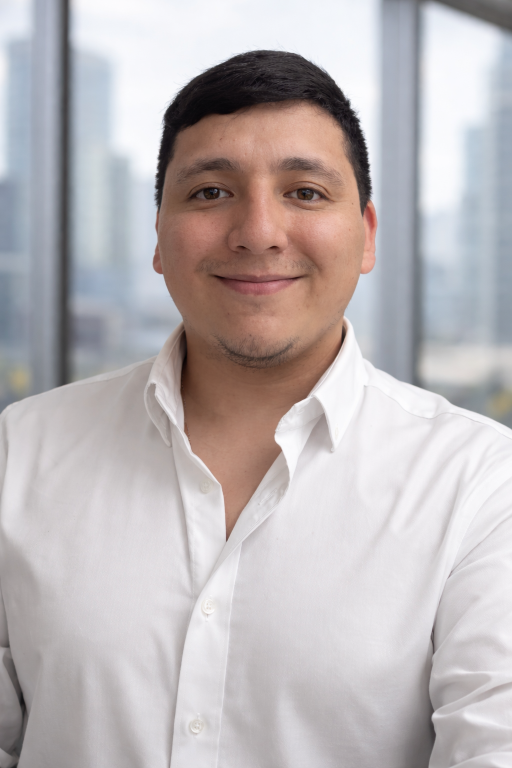
#> input picture khristian-garcia.png, 1024 x 1536 px, given in place of khristian-portrait.jpg, which was not available (shown at 1/2 size)
$ python ink-assets.py ../khristian-garcia.png
#> lines starting #> are read from the running program, lines starting #| are printed output that depends on the picture; after the words box and inside, x2 and y2 are one past the last pixel; in counts of white or black regions, pixels touching at a corner belong together
"""
Builds the "ink" art set from the Flux 2 Klein engravings (D:/AI/cv-out/ink-*.png|jpg)
and the portrait. One source, two outputs per image:

  public/ink/<name>.webp      ink as an alpha mask (black + alpha). The site tints it
                              with CSS `mask-image` + `background-color: var(--ink)`,
                              so one file works in the light and the dark theme.
  public/ink/pdf/<name>.jpg   the same ink already in the PDF's navy on the PDF's
                              paper, since react-pdf has no blend modes or masks.

The portrait becomes a duotone (ink -> paper) inside an oval, like a banknote
portrait, in both forms.

Run: python scripts/ink-assets.py [D:/AI/cv-out]
Requires: pip install pillow numpy
"""
import os
import sys

import numpy as np
from PIL import Image, ImageDraw, ImageFilter

SRC = sys.argv[1] if len(sys.argv) > 1 else r"D:\AI\cv-out"
OUT = os.path.join("public", "ink")
OUT_PDF = os.path.join(OUT, "pdf")

INK = (0x16, 0x21, 0x3E)
PAPER = (0xF5, 0xF6, 0xF8)

def hexrgb(h: str):
    return tuple(int(h[i:i + 2], 16) for i in (1, 3, 5))


# The industry inks of src/data/ink.ts (INK_HEX), as printed on the PDF's paper
TONE = {k: hexrgb(v) for k, v in {
    "teal": "#0B7A75", "blue": "#1F4FA3", "coral": "#C42B47", "violet": "#6A3FA0", "green": "#2E7D4A",
}.items()}

# The hero is printed in two inks like a banknote: blue sky and volcano, navy
# town, the terracotta tile roofs of Antigua in coral. (stop, rgb) top to bottom.
HERO_INKS = [(0.0, TONE["blue"]), (0.40, TONE["blue"]), (0.6, INK), (0.7, INK), (0.8, TONE["coral"]), (1.0, TONE["coral"])]

# name -> (output width in px, fade the left side for the headline/portrait, ink)
SET = {
    "ink-hero": (1400, True, HERO_INKS),
    "ink-remesas": (400, False, TONE["teal"]),
    "ink-fintech": (400, False, TONE["blue"]),
    "ink-bi": (400, False, TONE["blue"]),
    "ink-data": (400, False, TONE["blue"]),
    "ink-barberia": (400, False, TONE["coral"]),
    "ink-bienestar": (400, False, TONE["green"]),
    "ink-educacion": (400, False, TONE["violet"]),
}


# [61 lines left out: functions ink_field, ink_alpha, edge_fade, crop_to_ink, save_pair, not called in this run]


def portrait():
    src = Image.open(os.path.join("public", "me", "khristian-portrait.jpg")).convert("L")
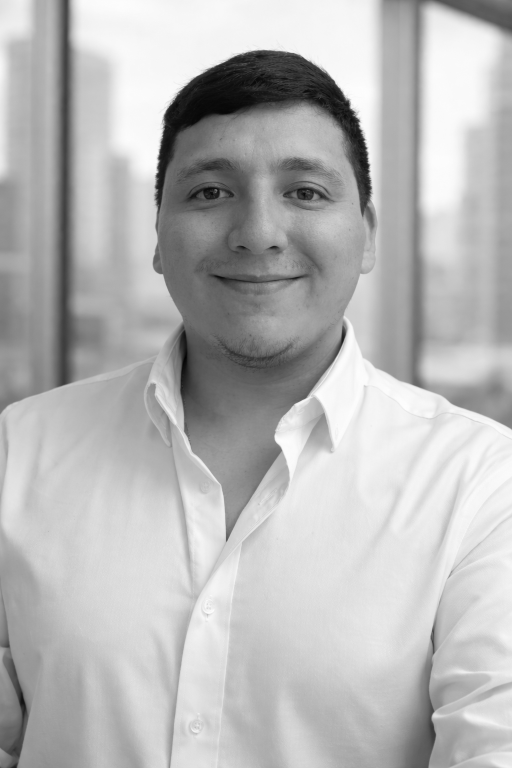
#> src: PIL image 1024x1536 L (shown at 1/2 size); min 1, max 253, mean 183.1
    w, h = src.size
#> w = 1024; h = 1536
    # Banknote portraits are ovals a little taller than wide; keep head and shoulders
    # Zoomed out enough that the oval clears the top of the head
    crop = src.crop((10, 0, w - 10, round((w - 20) * 1.25)))
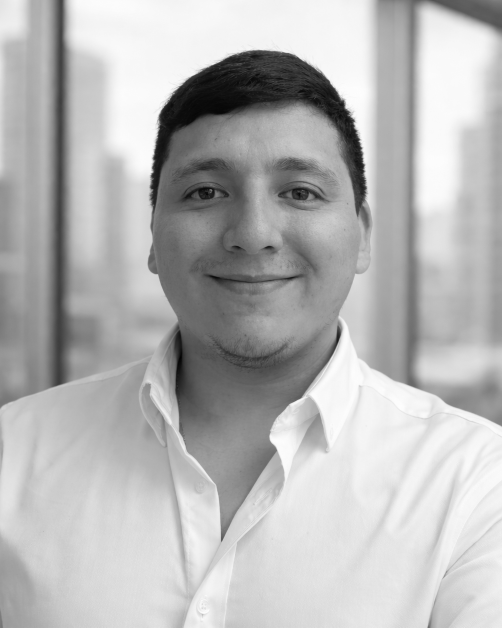
#> crop: PIL image 1004x1255 L (shown at 1/2 size); min 1, max 253, mean 182.2
    crop = crop.resize((480, 600), Image.LANCZOS)
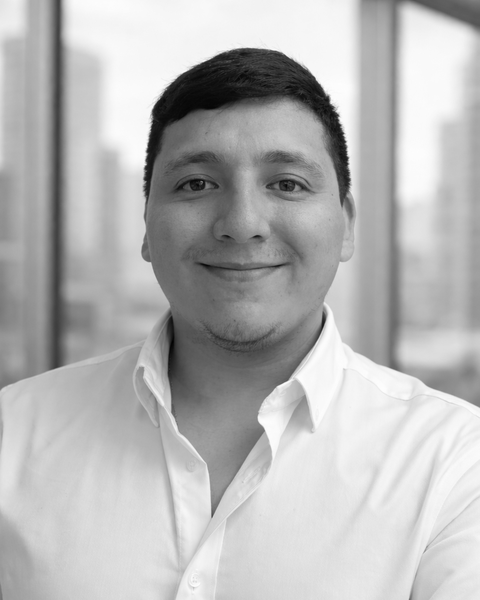
#> crop: PIL image 480x600 L; min 1, max 253, mean 182.2
    g = np.asarray(crop, np.float32) / 255.0
    g = np.clip((g - 0.06) / 0.88, 0, 1) ** 0.95  # keep skin tones out of the mud
    duo = np.array(INK, np.float32) * (1 - g[..., None]) + np.array(PAPER, np.float32) * g[..., None]
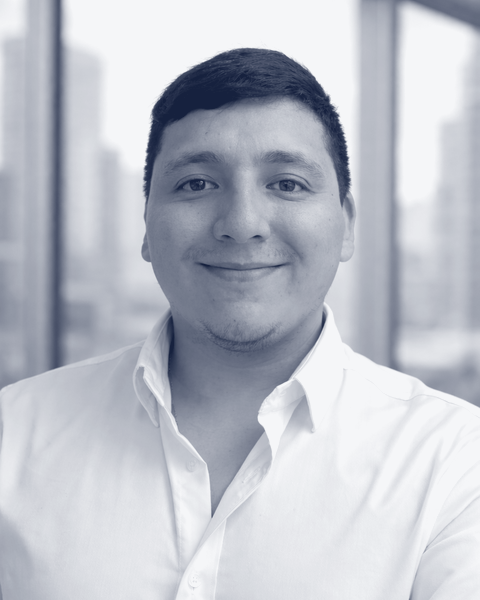
#> duo: shape (600, 480, 3) float32; mean of channels 0, 1, 2 189, 192.6, 201.4; drawn as R, G, B
    img = Image.fromarray(duo.astype(np.uint8), "RGB")
    mask = Image.new("L", img.size, 0)
#> mask: PIL image 480x600 L; every value is 0
    ImageDraw.Draw(mask).ellipse((2, 2, img.size[0] - 3, img.size[1] - 3), fill=255)
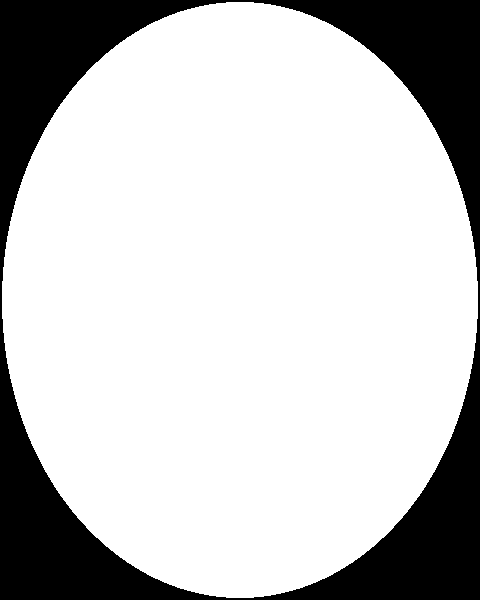
#> mask: PIL image 480x600 L; 77.3% white; 1 black region, box (x1, y1, x2, y2) and area: (0, 0, 480, 600) 65264
    mask = mask.filter(ImageFilter.GaussianBlur(1.2))
    rgba = img.copy()
    rgba.putalpha(mask)
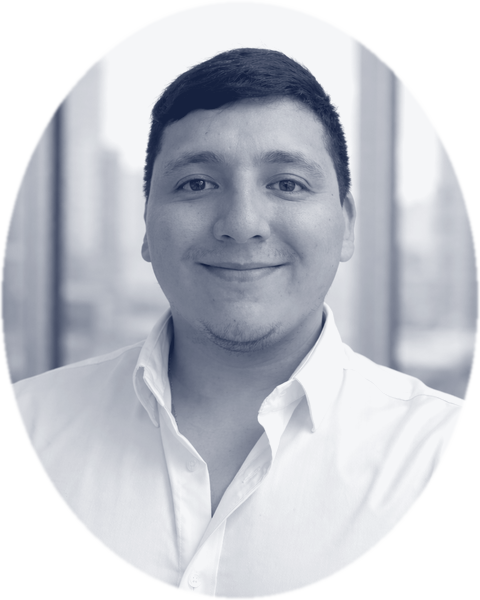
#> rgba: PIL image 480x600 RGBA; mean R, G, B, A 188.6, 192.1, 200.9, 197.2; transparent parts drawn white
    rgba.save(os.path.join(OUT, "portrait-oval.webp"), "WEBP", quality=90, method=6)
    # PDF gets it on paper (no alpha needed, the page is the same paper)
    flat = Image.new("RGB", img.size, PAPER)
    flat.paste(img, mask=mask)
    flat.save(os.path.join(OUT_PDF, "portrait-oval.jpg"), "JPEG", quality=90)
    print("ok portrait-oval", img.size)
#| ok portrait-oval (480, 600)


def main():
    os.makedirs(OUT_PDF, exist_ok=True)
    for name, (width, left, ink) in SET.items():
        path = next((p for p in (os.path.join(SRC, f"{name}.{ext}") for ext in ("png", "jpg")) if os.path.exists(p)), None)
        if not path:
            print("skip", name, "(not generated yet)")
            continue
        src = Image.open(path)
        alpha = ink_alpha(src) * edge_fade(src.size[::-1], left)
        if not left:
            alpha = crop_to_ink(alpha)
        save_pair(name, alpha, width, ink)
    portrait()


if __name__ == "__main__":
    main()
